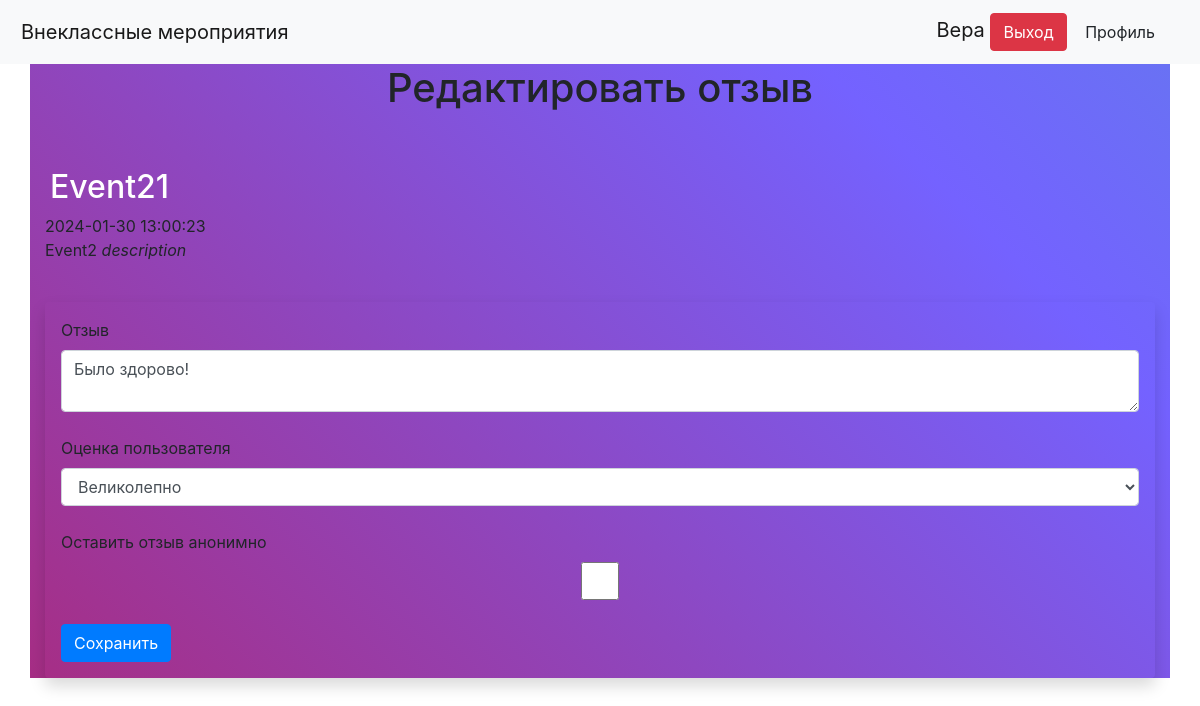
Screenshot of /feedbacks/edit/18 (signed in) with the database file from the repository.
### data/users.py (models this page shows, shortened)
class User(SqlAlchemyBase, UserMixin):
    __tablename__ = 'users'
    id = db.Column(db.Integer, primary_key=True, autoincrement=True)
    name = db.Column(db.VARCHAR, nullable=True)
    email = db.Column(db.VARCHAR, index=True, unique=True, nullable=True)
    last_name = db.Column(db.VARCHAR, nullable=True)
    fathers_name = db.Column(db.VARCHAR, nullable=True)
    occupation = db.Column(db.VARCHAR, nullable=True)
    school_num = db.Column(db.VARCHAR, nullable=True)
    class_num = db.Column(db.VARCHAR, nullable=True)
    city = db.Column(db.VARCHAR, nullable=True)
    about = db.Column(db.VARCHAR, nullable=True)
    hashed_password = db.Column(db.VARCHAR, nullable=True)
    created_date = db.Column(db.DateTime, default=datetime.datetime.now)
    is_active = db.Column(db.CHAR, nullable=True)
    profile_picture = db.Column(db.VARCHAR, nullable=True)
    events = orm.relationship("Events", backref='event_poster')
    feedbacks = orm.relationship("Feedbacks", backref='feedback_poster')

### data/events.py (models this page shows)
class Events(SqlAlchemyBase):
    __tablename__ = 'events'
    id = db.Column(db.Integer, primary_key=True, autoincrement=True)
    title = db.Column(db.VARCHAR, nullable=False)
    description = db.Column(db.VARCHAR, nullable=False)
    event_picture = db.Column(db.VARCHAR, nullable=True)
    event_date_time = db.Column(db.DateTime, default=datetime.datetime.now)
    created_date = db.Column(db.DateTime, default=datetime.datetime.now)
    poster_id = db.Column(db.Integer, db.ForeignKey("users.id"))
    category_id = db.Column(db.Integer, db.ForeignKey("categories.id"))
    feedbacks = orm.relationship("Feedbacks", backref='event')

### data/feedbacks.py (models this page shows)
class Feedbacks(SqlAlchemyBase):
    __tablename__ = 'feedbacks'
    id = db.Column(db.Integer, primary_key=True, autoincrement=True)
    feedback = db.Column(db.VARCHAR, nullable=False)
    user_score = db.Column(db.VARCHAR, nullable=True)
    sentiment_score = db.Column(db.Integer, nullable=True)
    created_date = db.Column(db.DateTime, default=datetime.datetime.now)
    is_anonymous = db.Column(db.Boolean, default=False)
    poster_id = db.Column(db.Integer, db.ForeignKey("users.id"))
    event_id = db.Column(db.Integer, db.ForeignKey("events.id"))

### main.py (the view, shortened to what this page needs)
@app.route('/feedbacks/edit/<int:id>', methods=['GET', 'POST'])
def edit_feedback(id):
    form = FeedbackForm()
    db_sess = db_session.create_session()
    feedback = db_sess.query(Feedbacks).filter(Feedbacks.id == id).first()
    if id == feedback.poster_id or current_user.id == 1:
        form.feedback.data = feedback.feedback
        form.user_score.data = feedback.user_score
        form.is_anonymous.data = feedback.is_anonymous
    else:
        flash("Нельзя редактировать отзывы других пользователей")
    return render_template("edit_feedback.html", form=form, event=feedback.event)

### forms/feedback.py
class FeedbackForm(FlaskForm):
    feedback = TextAreaField("Отзыв", validators=[DataRequired()])
    user_score = SelectField("Оценка пользователя", choices=[(2, 'Нормально'), (3, 'Неплохо'), (4, 'Хорошо'), (5, 'Великолепно')])
    is_anonymous = BooleanField("Оставить отзыв анонимно")
    submit = SubmitField('Сохранить')

### data/db_session.py (called while the page is built)
def create_session() -> Session:
    global __factory
    return __factory()

### main.py (called while the page is built)
@login_manager.user_loader
def load_user(user_id):
    db_sess = db_session.create_session()
    return db_sess.query(User).get(user_id)

### templates/edit_feedback.html (shortened to what this page needs)
{% extends "base.html" %}
{% block content %}
{% if current_user.is_authenticated %}
	<h1>Редактировать отзыв</h1>
	<br/>
<h2><a href="{{ url_for('event', id=event.id)}}">{{ event.title }}</a></h2>
{{ event.event_date_time }}
{{ event.description|safe }}
	<div class="shadow p-3 mb-5 bg-body rounded">
		<form action="" method="POST">
			{{ form.feedback.label(class="form-label") }}
			{{ form.feedback(class="form-control") }}
			<br/>
			{{ form.user_score.label(class="form-label") }}
			{{ form.user_score(class="form-control") }}
			<br/>
			{{ form.is_anonymous.label(class="form-label") }}
			{{ form.is_anonymous(class="form-control") }}
			<br/>
			{{ form.submit(class="btn btn-primary") }}
		</form>
	</div>
{% else %}
	<h2> Для редактирования отзыва необходимо войти в систему...</h2>
	<a href="{{ url_for('login') }}">Вход в систему</a>
{% endif %}
{% endblock %}

### templates/base.html (shortened to what this page needs)
<!doctype html>
<html lang="en">
<head>
    <link rel="stylesheet"
          href="https://stackpath.bootstrapcdn.com/bootstrap/4.4.1/css/bootstrap.min.css"
>
    <link rel="stylesheet" type="text/css" href="{{url_for('static', filename='css/style.css')}}" />
    <link rel="stylesheet" type="text/css" href="{{url_for('static', filename='css/style_maps.css')}}" />
    <link rel="stylesheet" type="text/css" href="{{url_for('static', filename='css/style_def.css')}}" />
    <link rel="stylesheet" type="text/css" href="{{url_for('static', filename='css/info.css')}}" />
</head>
<body>
<header>
    <nav class="navbar navbar-light bg-light">
        <a class="navbar-brand" href="/">Внеклассные мероприятия</a>
        <div class="navbar-brand">
        {% if current_user.is_authenticated %}
                {{ current_user.name }}
                <a class="btn btn-danger" href="/logout" >Выход</a>
                <a class="btn" href="/profile" >Профиль</a>
        {% else %}
                <a class="btn btn-primary" href="/register">Зарегистрироваться</a>
                <a class="btn btn-success" href="/login">Войти</a>
        {% endif %}
        </div>
    </nav>
</header>
<main role="main" class="container">
    {% block content %}{% endblock %}
</main>
</body>
</html>

### static/css/style.css (style rules this page uses)
.container { height: 100%; width: 100%; background: linear-gradient(45deg, #d2001a, #7462ff, #23d5ab); background-size: 300% 300%; animation: color 12s ease-in-out infinite; }
a { color: #FFF; }

### static/css/style_maps.css (style rules this page uses)
a { text-align: center; padding: 5px; }
h1 { text-align: center; }

### static/css/style_def.css (style rules this page uses)
* { margin: 0; }

### rows the page displays
User: name "Вера"
Events: title "Event21", event_date_time "2024-01-30 13:00:23", description "Event2 description"
Feedbacks: feedback "Было здорово!", user_score "Великолепно"
